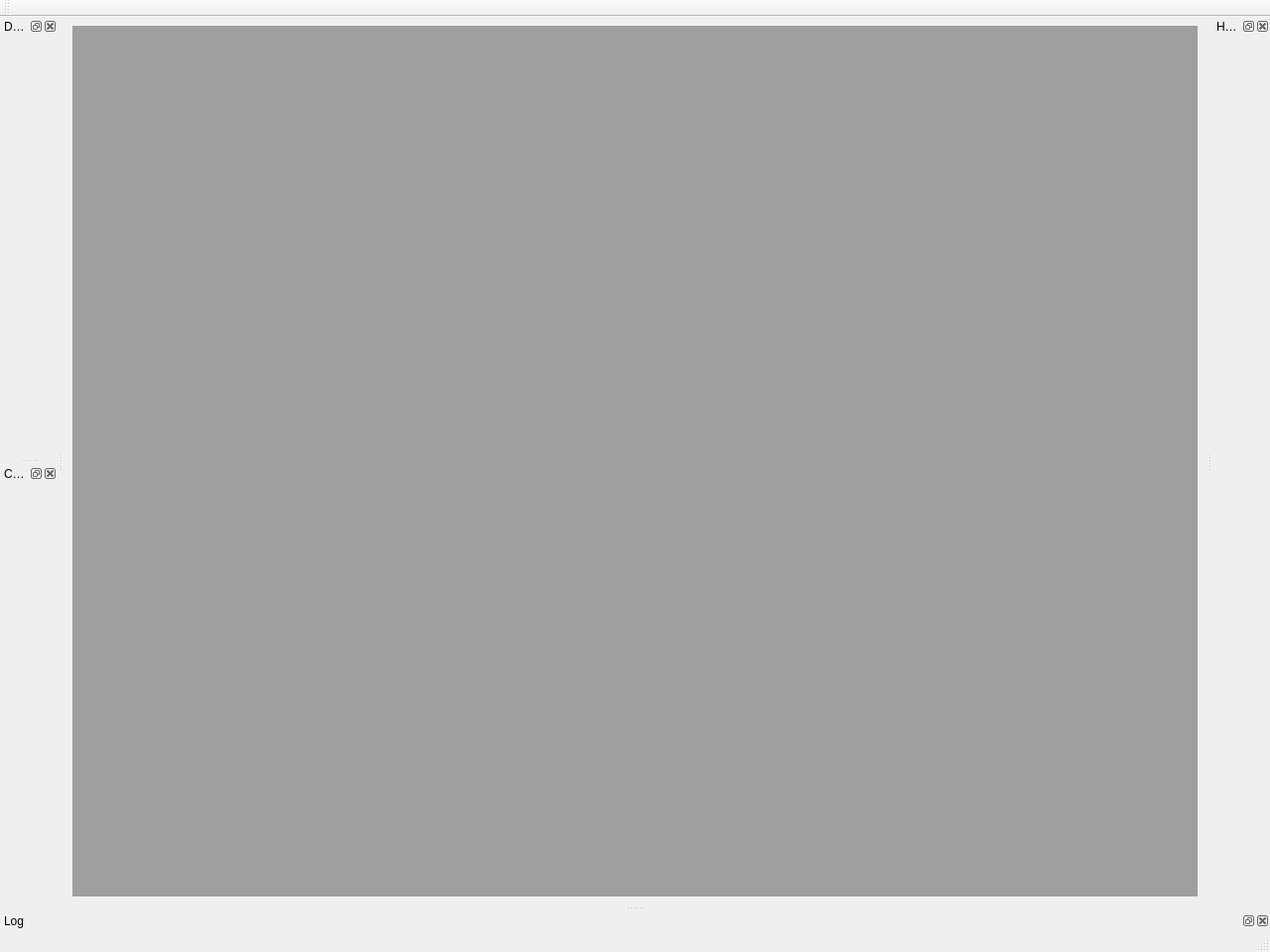
<?xml version="1.0" encoding="UTF-8"?>
<ui version="4.0">
 <class>MainWindow</class>
 <widget class="QMainWindow" name="MainWindow">
  <property name="geometry">
   <rect>
    <x>0</x>
    <y>0</y>
    <width>1280</width>
    <height>960</height>
   </rect>
  </property>
  <property name="windowTitle">
   <string>MainWindow</string>
  </property>
  <property name="windowIcon">
   <iconset>
    <normaloff>../../../../icons/vidre.svg</normaloff>../../../../icons/vidre.svg</iconset>
  </property>
  <widget class="QWidget" name="centralwidget">
   <layout class="QHBoxLayout" name="horizontalLayout">
    <item>
     <widget class="QMdiArea" name="mdiArea"/>
    </item>
   </layout>
  </widget>
  <widget class="QMenuBar" name="menubar">
   <property name="geometry">
    <rect>
     <x>0</x>
     <y>0</y>
     <width>1280</width>
     <height>30</height>
    </rect>
   </property>
  </widget>
  <widget class="QStatusBar" name="statusbar"/>
  <widget class="QToolBar" name="toolBar">
   <property name="windowTitle">
    <string>toolBar</string>
   </property>
   <attribute name="toolBarArea">
    <enum>TopToolBarArea</enum>
   </attribute>
   <attribute name="toolBarBreak">
    <bool>false</bool>
   </attribute>
  </widget>
  <widget class="QDockWidget" name="dockDevices">
   <property name="windowTitle">
    <string>Devices</string>
   </property>
   <attribute name="dockWidgetArea">
    <number>1</number>
   </attribute>
   <widget class="QWidget" name="dockDevicesContents"/>
  </widget>
  <widget class="QDockWidget" name="dockLog">
   <property name="windowTitle">
    <string>Log</string>
   </property>
   <attribute name="dockWidgetArea">
    <number>8</number>
   </attribute>
   <widget class="QWidget" name="dockLogContents"/>
  </widget>
  <widget class="QDockWidget" name="dockConfiguration">
   <property name="windowTitle">
    <string>Configuration</string>
   </property>
   <attribute name="dockWidgetArea">
    <number>1</number>
   </attribute>
   <widget class="QWidget" name="dockConfigurationContents"/>
  </widget>
  <widget class="QDockWidget" name="dockHardware">
   <property name="windowTitle">
    <string>Hardware</string>
   </property>
   <attribute name="dockWidgetArea">
    <number>2</number>
   </attribute>
   <widget class="QWidget" name="dockHardwareContents"/>
  </widget>
 </widget>
 <resources/>
 <connections/>
</ui>
